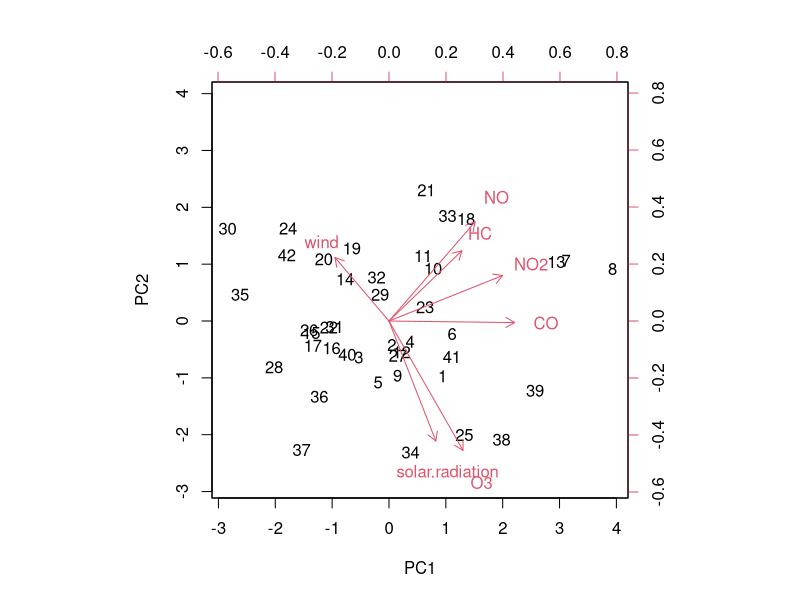
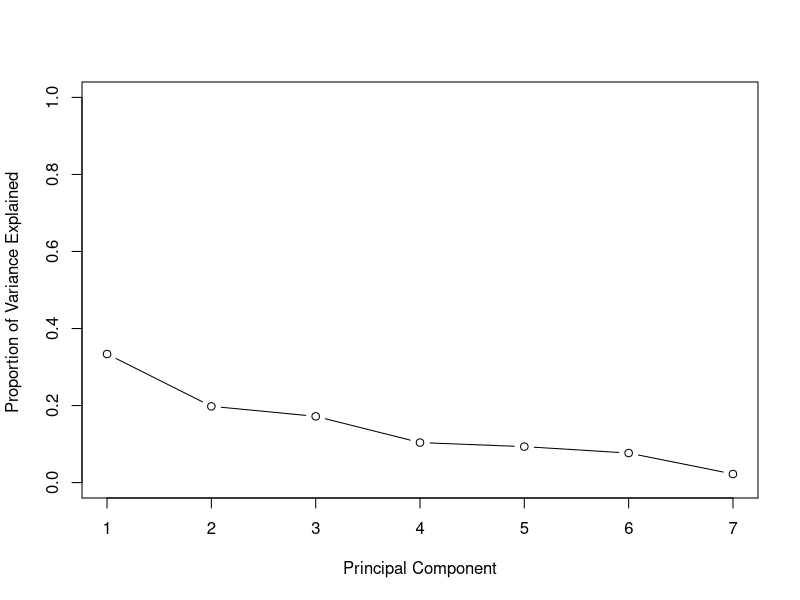
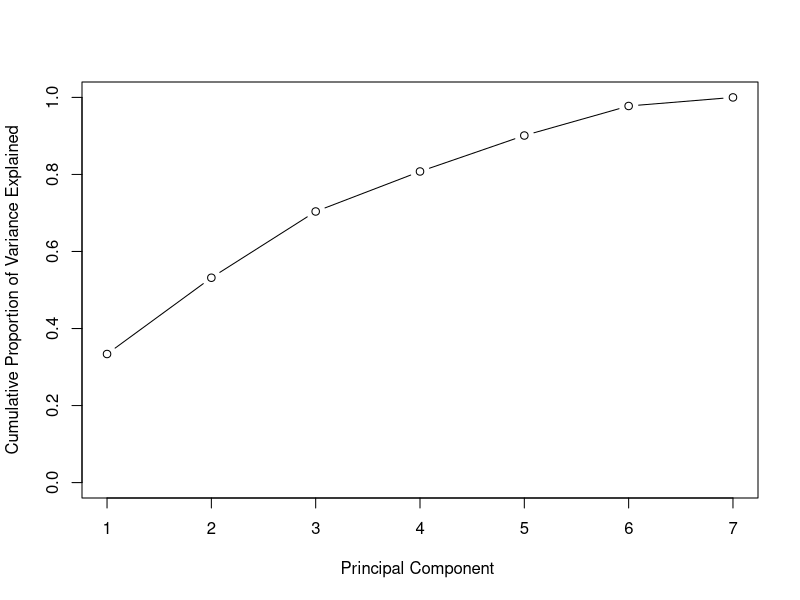

Generate these figures, in order, with R:
df <- read.csv('airpollution.csv')
names(df)
apply(df,2, mean)
apply(df,2, var)
pca <- prcomp(df, scale=TRUE,center = TRUE)
names(pca)
print(pca$center)
print(pca$scale)
print(pca$rotation)
dim(pca$x)
biplot(pca, scale=0)
pr_var <- pca$sdev^2
pve <- pr_var/sum(pr_var)
print(pve)
plot(pve, xlab="Principal Component"
     , ylab="Proportion of Variance Explained "
     , ylim=c(0,1)
     ,type='b')
plot(cumsum(pve), xlab="Principal Component "
     , ylab=" Cumulative Proportion of Variance Explained "
     , ylim=c(0,1)
     , type='b')

df.scaled <- scale(df, center = TRUE, scale = TRUE)
df_cor <- cor(df.scaled)
print(round(df_cor, 2))
res.eig <- eigen(df_cor)
print(res.eig)
res.eig$values/sum(res.eig$values)
